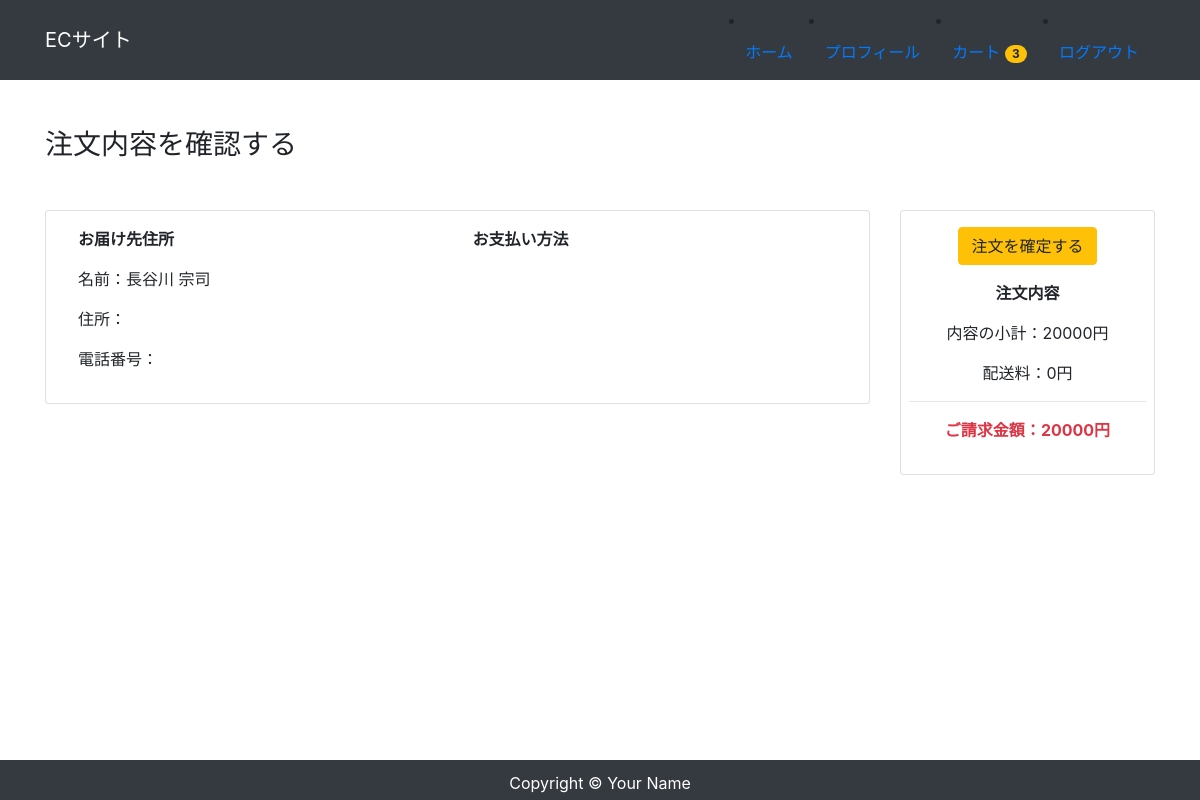
Page /payment/ (signed in) on the committed database.
### accounts/models.py (models this page shows, shortened)
class CustomUser(AbstractBaseUser, PermissionsMixin):
    email = models.EmailField('メールアドレス', unique=True)
    first_name = models.CharField('姓', max_length=30)
    last_name = models.CharField('名', max_length=30)
    department = models.CharField('所属', max_length=30, blank=True)
    created = models.DateField('入会日', default=timezone.now)
    description = models.TextField('自己紹介', default="", blank=True)
    image = models.ImageField(upload_to='images', verbose_name='プロフィール画像', null=True, blank=True)
    is_staff = models.BooleanField(
        ('staff status'),
        default=False,
        help_text=('Designates whether the user can log into this admin site.'),
    )
    is_active = models.BooleanField(
        ('active'),
        default=True,
        help_text=(
            'Designates whether this user should be treated as active. '
            'Unselect this instead of deleting accounts.'
        ),
    )
    objects = UserManager()
    EMAIL_FIELD = 'email'
    USERNAME_FIELD = 'email'
    REQUIRED_FIELDS = []
    class Meta:
        verbose_name = ('user')
        verbose_name_plural = ('users')

### app/models.py (models this page shows, shortened)
class Order(models.Model):
    user = models.ForeignKey(settings.AUTH_USER_MODEL, on_delete=models.CASCADE)
    items = models.ManyToManyField(OrderItem)
    start_date = models.DateTimeField(auto_now_add=True)
    ordered_date = models.DateTimeField()
    ordered = models.BooleanField(default=False)   #注文済みフラグ
    payment = models.ForeignKey('Payment', on_delete=models.SET_NULL, blank=True, null=True)
    def get_total(self):
        total = 0
        for order_item in self.items.all():
            total += order_item.get_total_item_price()
        return total

class OrderItem(models.Model):
    user = models.ForeignKey(settings.AUTH_USER_MODEL, on_delete=models.CASCADE)
    ordered = models.BooleanField(default=False)
    item = models.ForeignKey(Item, on_delete=models.CASCADE)
    quantity = models.IntegerField(default=1)
    def get_total_item_price(self):
        return self.quantity * self.item.price

class Item(models.Model):
    title = models.CharField(max_length=100)
    price = models.IntegerField()
    category = models.CharField(max_length=100)
    slug = models.SlugField()
    description = models.TextField()
    image = models.ImageField(upload_to='images')

### app/views.py (the view, shortened to what this page needs)
# urls.py: path('payment/', views.PaymentView.as_view(), name='payment'),
class PaymentView(LoginRequiredMixin, View):
    def get(self, request, *args, **kwargs):
        order = Order.objects.get(user=request.user, ordered=False)
        user_data = CustomUser.objects.get(id=request.user.id)
        context = {
            'order': order,
            'user_data': user_data,
        }
        return render(request, 'app/payment.html', context)

### app/templatetags/cart_tags.py (called while the page is built)
@register.filter
def itemCount(user):
    if user.is_authenticated:
        order = Order.objects.filter(user=user, ordered=False)
        if order.exists():
            return order[0].items.count()
    return 0

### app/templates/app/payment.html (shortened to what this page needs)
{% extends 'app/base.html' %}
{% load static %}
{% block content %}
<div class="my-5">
    <h3>注文内容を確認する</h3>
</div>
<form method="post" id="payment-form">
    <div class="row order">
        <div class="col-md-9">
            <div class="card px-4">
                <div class="card-body px-2 py-3">
                    <div class="row">
                        <div class="col-md-6">
                            <p class="font-weight-bold">お届け先住所</p>
                            <p>名前：{{ user_data.first_name }} {{ user_data.last_name }}</p>
                            <p>住所：{{ user_data.address }}</p>
                            <p>電話番号：{{ user_data.tel }}</p>
                        </div>
                        <div class="col-md-6">
                            <p class="font-weight-bold">お支払い方法</p>
                        </div>
                    </div>
                </div>
            </div>
        </div>
        <div class="col-md-3">
            <div class="card">
                <div class="card-body text-center px-2 py-3">
                    <div class="mb-3">
                        <button class="btn btn-warning" type="submit">注文を確定する</button>
                    </div>
                    <p class="font-weight-bold">注文内容</p>
                    <p>内容の小計：{{ order.get_total }}円</p>
                    <p>配送料：0円</p>
                    <hr>
                    <p class="font-weight-bold text-danger">ご請求金額：{{ order.get_total}}円</p>
                </div>
            </div>
        </div>
    </div>
</form>
{% endblock %}

### app/templates/app/base.html (shortened to what this page needs)
{% load cart_tags %}
{% load static %}
<!DOCTYPE html>
<html lang="ja">
<head>
    <link rel="stylesheet" href="https://stackpath.bootstrapcdn.com/bootstrap/4.4.1/css/bootstrap.min.css">
    <link rel="stylesheet" href="https://use.fontawesome.com/releases/v5.15.4/css/all.css">
    <link rel="stylesheet" herf="{% static 'css/style.css' %}">
</head>
<body>
    <nav class="navbar navbar-expand-lg navbar-dark bg-dark">
        <div class="container">
            <a href="/" class="navbar-brand">ECサイト</a>
                <li class="nav-item">
                    <a href="/" class="nav-link">ホーム</a>
                </li>
                {% if user.is_authenticated %}
                    <li class="nav-item">
                        <a href="{% url 'accounts:profile' %}" class="nav-link">プロフィール</a>
                    </li>
                    <li class="nav-item">
                        <a href="{% url 'order' %}" class="nav-link">
                            カート
                            <span class="badge badge-pill badge-warning">
                                {{ request.user|itemCount }}
                            </span>
                        </a>
                    </li>
                    <li class="nav-item">
                        <a href="{% url 'account_logout' %}" class="nav-link">ログアウト</a>
                    </li>
                {% endif %}
        </div>
    </nav>
    <main>
        <div class="container">
            {% block content %}
            {% endblock %}
        </div>
    </main>
   <footer id='footer' class="py-2 bg-dark">
      <p class="m-0 text-center text-white">Copyright &copy; Your Name</p>
   </footer>
</body>
</html>

### app/templates/app/base.html (style rules this page uses)
footer { width: 100%; height: 40px; line-height: 30px; }

### rows in the picture
CustomUser: user|itemCount "3", first_name "長谷川", last_name "宗司"
Order: get_total "20000"
